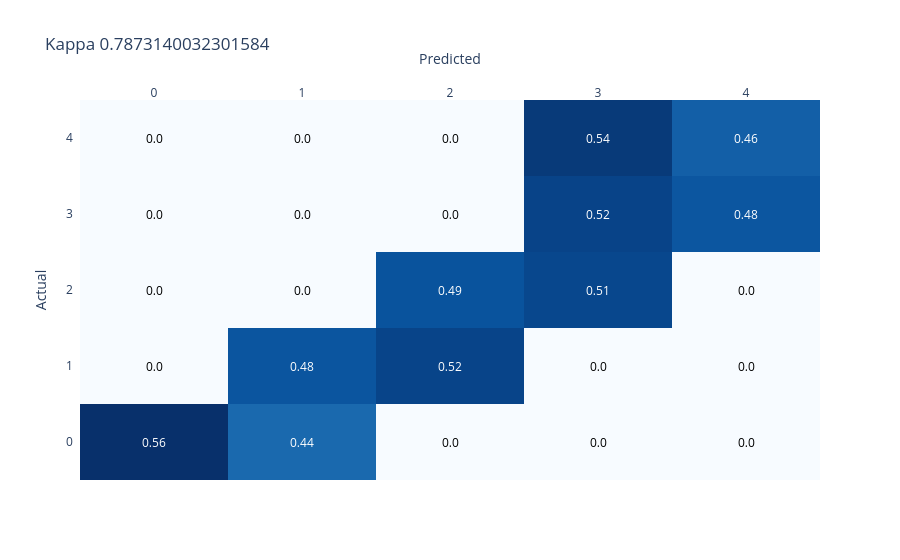

The code cell stored with this chart in its notebook:
### Code cell
#A modo de ejemplo muestro kappa y matriz de confusion para 50% de aciertos donde los errores quedan cerca de la clase correcta
y_simulado_cerca = [y_test.iloc[sample] if random_list[sample]<50/100 else y_cerca[sample] for sample in range(len(y_test))]

display(plot_confusion_matrix(y_test,y_simulado_cerca, 
                              title = "Kappa " + str(cohen_kappa_score(y_test,y_simulado_cerca, weights = 'quadratic'))))

### Figure 1 — Plotly figure (JSON) as saved in the notebook; plotly's stock layout.template omitted (floating-point values rounded to 4 significant figures)
{"data": [{"colorscale": [[0, "rgb(247,251,255)"], [0.125, "rgb(222,235,247)"], [0.25, "rgb(198,219,239)"], [0.375, "rgb(158,202,225)"], [0.5, "rgb(107,174,214)"], [0.625, "rgb(66,146,198)"], [0.75, "rgb(33,113,181)"], [0.875, "rgb(8,81,156)"], [1, "rgb(8,48,107)"]], "reversescale": false, "showscale": false, "type": "heatmap", "x": ["0", "1", "2", "3", "4"], "y": ["0", "1", "2", "3", "4"], "z": [[0.561, 0.439, 0.0, 0.0, 0.0], [0.0, 0.4822, 0.5178, 0.0, 0.0], [0.0, 0.0, 0.487, 0.513, 0.0], [0.0, 0.0, 0.0, 0.5199, 0.4801], [0.0, 0.0, 0.0, 0.5405, 0.4595]]}], "layout": {"annotations": [{"font": {"color": "#FFFFFF"}, "showarrow": false, "text": "0.56", "x": "0", "xref": "x", "y": "0", "yref": "y"}, {"font": {"color": "#FFFFFF"}, "showarrow": false, "text": "0.44", "x": "1", "xref": "x", "y": "0", "yref": "y"}, {"font": {"color": "#000000"}, "showarrow": false, "text": "0.0", "x": "2", "xref": "x", "y": "0", "yref": "y"}, {"font": {"color": "#000000"}, "showarrow": false, "text": "0.0", "x": "3", "xref": "x", "y": "0", "yref": "y"}, {"font": {"color": "#000000"}, "showarrow": false, "text": "0.0", "x": "4", "xref": "x", "y": "0", "yref": "y"}, {"font": {"color": "#000000"}, "showarrow": false, "text": "0.0", "x": "0", "xref": "x", "y": "1", "yref": "y"}, {"font": {"color": "#FFFFFF"}, "showarrow": false, "text": "0.48", "x": "1", "xref": "x", "y": "1", "yref": "y"}, {"font": {"color": "#FFFFFF"}, "showarrow": false, "text": "0.52", "x": "2", "xref": "x", "y": "1", "yref": "y"}, {"font": {"color": "#000000"}, "showarrow": false, "text": "0.0", "x": "3", "xref": "x", "y": "1", "yref": "y"}, {"font": {"color": "#000000"}, "showarrow": false, "text": "0.0", "x": "4", "xref": "x", "y": "1", "yref": "y"}, {"font": {"color": "#000000"}, "showarrow": false, "text": "0.0", "x": "0", "xref": "x", "y": "2", "yref": "y"}, {"font": {"color": "#000000"}, "showarrow": false, "text": "0.0", "x": "1", "xref": "x", "y": "2", "yref": "y"}, {"font": {"color": "#FFFFFF"}, "showarrow": false, "text": "0.49", "x": "2", "xref": "x", "y": "2", "yref": "y"}, {"font": {"color": "#FFFFFF"}, "showarrow": false, "text": "0.51", "x": "3", "xref": "x", "y": "2", "yref": "y"}, {"font": {"color": "#000000"}, "showarrow": false, "text": "0.0", "x": "4", "xref": "x", "y": "2", "yref": "y"}, {"font": {"color": "#000000"}, "showarrow": false, "text": "0.0", "x": "0", "xref": "x", "y": "3", "yref": "y"}, {"font": {"color": "#000000"}, "showarrow": false, "text": "0.0", "x": "1", "xref": "x", "y": "3", "yref": "y"}, {"font": {"color": "#000000"}, "showarrow": false, "text": "0.0", "x": "2", "xref": "x", "y": "3", "yref": "y"}, {"font": {"color": "#FFFFFF"}, "showarrow": false, "text": "0.52", "x": "3", "xref": "x", "y": "3", "yref": "y"}, {"font": {"color": "#FFFFFF"}, "showarrow": false, "text": "0.48", "x": "4", "xref": "x", "y": "3", "yref": "y"}, {"font": {"color": "#000000"}, "showarrow": false, "text": "0.0", "x": "0", "xref": "x", "y": "4", "yref": "y"}, {"font": {"color": "#000000"}, "showarrow": false, "text": "0.0", "x": "1", "xref": "x", "y": "4", "yref": "y"}, {"font": {"color": "#000000"}, "showarrow": false, "text": "0.0", "x": "2", "xref": "x", "y": "4", "yref": "y"}, {"font": {"color": "#FFFFFF"}, "showarrow": false, "text": "0.54", "x": "3", "xref": "x", "y": "4", "yref": "y"}, {"font": {"color": "#FFFFFF"}, "showarrow": false, "text": "0.46", "x": "4", "xref": "x", "y": "4", "yref": "y"}], "title": {"text": "Kappa 0.7873140032301584"}, "xaxis": {"dtick": 1, "gridcolor": "rgb(0, 0, 0)", "side": "top", "ticks": "", "title": {"text": "Predicted"}}, "yaxis": {"dtick": 1, "ticks": "", "ticksuffix": "  ", "title": {"text": "Actual"}}}}
